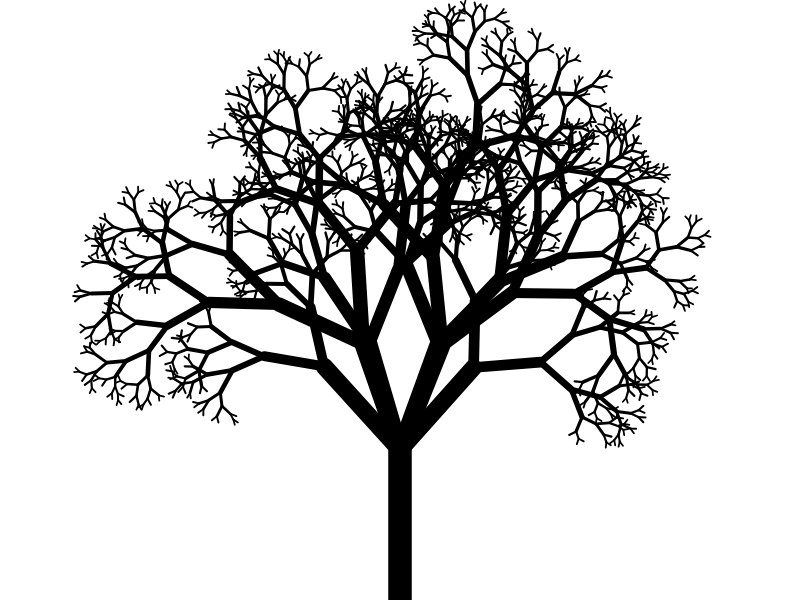
Frame 1 (no input)
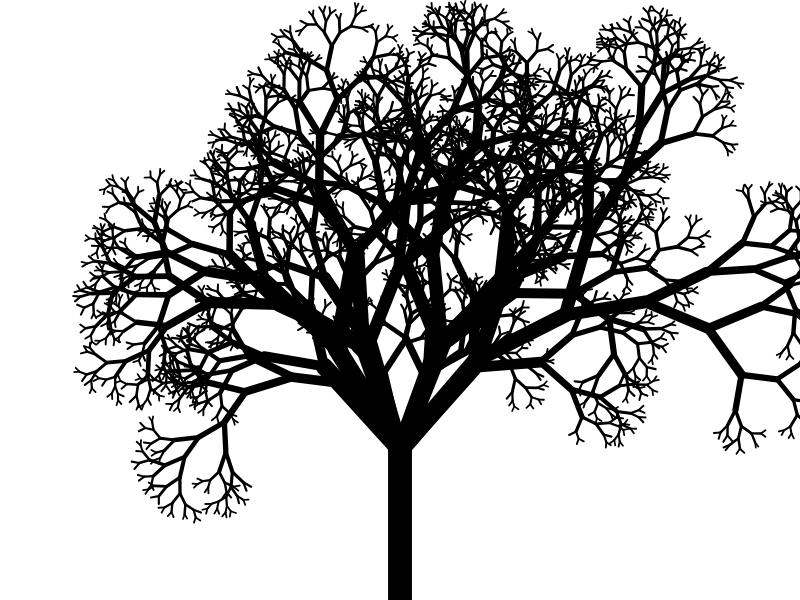
Frame 2 (the mouse pressed at the canvas centre, redrawn once)

The p5.js sketch that drew these frames (run headless with seeded random() and noise() and a simulated clock; the mouse was pressed at the canvas centre and the sketch redrawn once):

// p5.js sketch
// ── sketch.js
let angle;

function setup() {
  createCanvas(800, 600);
  background(255);

  angle = PI / 6;
}

function draw() {
  //background(255);

  for (let i = 0; i < 3; i++) {
    push();
    translate(width / 2, height);
    branch(150);
    pop();
  }

  noLoop();
}


function branch(len) {
  let sw = map(len, 0, 200, 1, 30);
  strokeWeight(sw);
  stroke(0);
  line(0, 0, 0, -len);
  translate(0, -len);

  len = len * 2 / 3 * random(0.7, 1.3); //***

  if (len > 5) {
    push();
    rotate(angle + random(-0.3, 0.3)); //***
    branch(len);
    pop();

    push();
    rotate(-angle + random(-0.3, 0.3)); //***
    branch(len);
    pop();
  }
}
